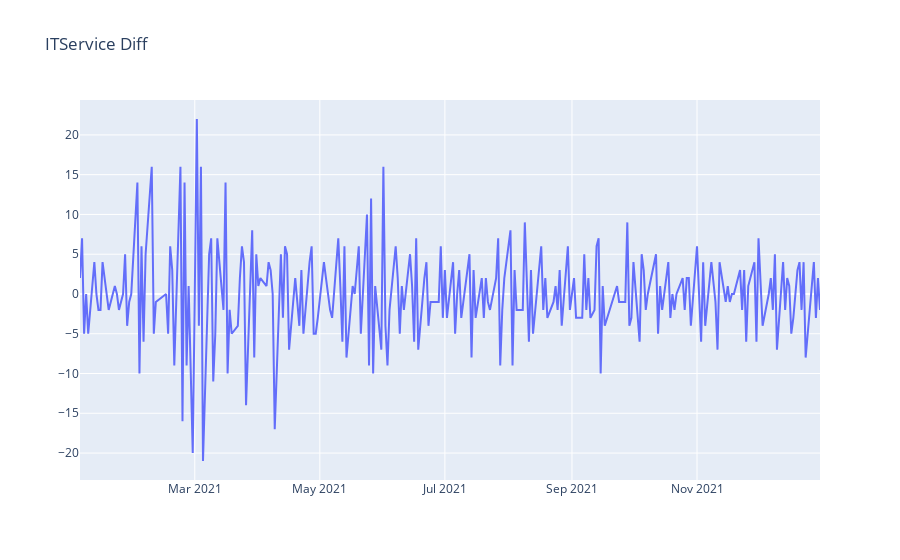

Notebook code cell kept with this figure:
### Code cell
#plot sales diff
plot_data = [
    go.Scatter(
        x=df_diff['RQST_DT'],
        y=df_diff['diff'],
    )
]
plot_layout = go.Layout(
        title='ITService Diff'
    )
fig = go.Figure(data=plot_data, layout=plot_layout)
pyoff.iplot(fig)

### Figure 1 — Plotly figure (JSON) as saved in the notebook; plotly's stock layout.template omitted (floating-point values rounded to 4 significant figures; data arrays with more than 128 entries replaced by an {"elided": "..."} marker saying what was removed)
{"data": [{"type": "scatter", "x": {"elided": "255 str values"}, "y": {"elided": "255 int values"}}], "layout": {"title": {"text": "ITService Diff"}}}
